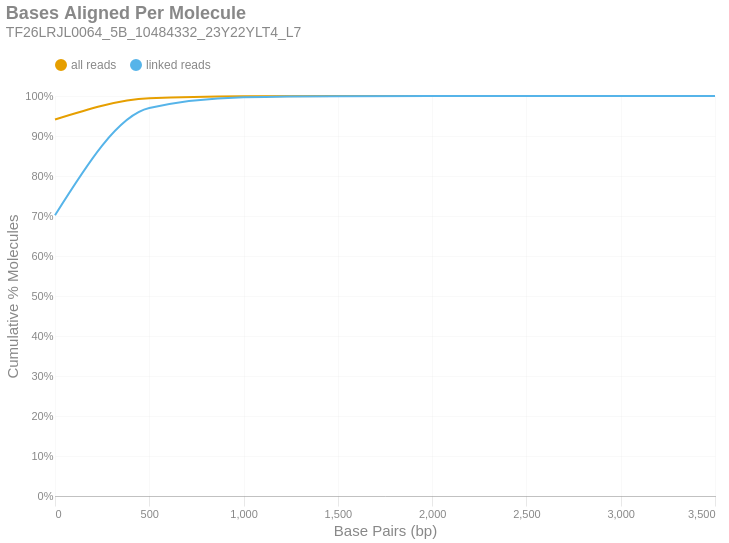

Here is the notebook cell this chart was saved with:
### Markdown cell above
### Bases Aligned Per Molecule
This is a cumulative frequency distribution showing the number of base pairs aligned per unique molecule. These data are shown in 500 bp bins. There are two distributions: one with `all reads` (yellow) and another with only `linked reads` (blue). The percent of molecules in the `linked reads` distribution is relative to the total number of linked molecules.

### Code cell
if SKIPLR:
    print_html(f"Skipped")
else:
    binned_df = consolidated_hist(valids['aligned_bp'], mask, 500, True)
    with SafeRender(binned_df):
        (
            density_plot(binned_df, 'Bases Aligned Per Molecule', samplename, 'basesper')
            .encode(
                x=alt.X('bin:Q', title="Base Pairs (bp)").axis(tickMinStep=500).scale(padding=0),
                y=alt.Y('value:Q', title='Cumulative % Molecules')
                    .axis(format='%')
                    .scale(domain = [0,1])
                    .stack(False),
                color=alt.Color("key:N").scale(domain = ["all reads", "linked reads"]),
                tooltip = [
                    alt.Tooltip("key:N", title = "Data Type"),
                    alt.Tooltip("range_label:N", title="Bases Aligned Per Molecule"),
                    alt.Tooltip("value:Q", format = ".2%", title="% Molecules (Cum.)")
                ]
            )
        ).display()

### Figure 1 — Vega-Lite specification as saved in the notebook (floating-point values rounded to 4 significant figures)
{"width": "container", "height": 400, "config": {"title": {"anchor": "start", "dy": -15, "fontSize": 18, "color": "#888888", "subtitleColor": "#888888", "subtitleFontSize": 14}, "arc": {"fill": "#0072B2"}, "axis": {"domainColor": "#888888", "domainWidth": 0.5, "gridWidth": 0.2, "grid": false, "titleFontWeight": 400, "titleFontSize": 15, "labelFontSize": 11, "labelColor": "#888888", "tickColor": "#888888", "tickWidth": 0.2, "titleColor": "#888888"}, "axisBand": {"grid": false}, "axisX": {"grid": true, "tickSize": 10, "domainCap": "round"}, "axisY": {"domain": false, "grid": true, "tickSize": 0, "domainCap": "round"}, "background": "transparent", "header": {"labelFontSize": 15, "labelColor": "#888888", "titleFontSize": 15, "titleFontWeight": 600, "titleColor": "#888888"}, "legend": {"labelFont": "sans-serif", "labelFontSize": 12, "labelColor": "#888888", "symbolSize": 100, "symbolType": "circle", "titleFontSize": 12, "titlePadding": 10, "titleColor": "#888888", "title": null, "orient": "top"}, "range": {"category": ["#E69F00", "#56B4E9", "#009E73", "#F0E442", "#0072B2", "#D55E00", "#CC79A7", "#000000"], "diverging": ["#cfe8f3", "#a2d4ec", "#73bfe2", "#46abdb", "#1696d2", "#12719e"]}, "area": {"fill": "#0072B2", "fillOpacity": 0.7, "line": true, "strokeOpacity": 0.7}, "line": {"color": "#0072B2", "stroke": "#0072B2", "strokeWidth": 2}, "trail": {"color": "#0072B2", "stroke": "#0072B2", "strokeWidth": 0, "size": 1}, "point": {"filled": true, "fillOpacity": 1.0, "size": 95}, "text": {"color": "#888888", "fontSize": 11, "align": "right", "fontWeight": 400, "size": 11}, "bar": {"fill": "#0072B2", "stroke": null}, "view": {"stroke": null, "continuousWidth": 660, "continuousHeight": 400}}, "data": {"name": "data-5431ec66322046bbcf7d630a3cbff648"}, "mark": {"type": "line", "interpolate": "monotone", "point": {"opacity": 0, "size": 275}}, "encoding": {"color": {"field": "key", "scale": {"domain": ["all reads", "linked reads"]}, "type": "nominal"}, "tooltip": [{"field": "key", "title": "Data Type", "type": "nominal"}, {"field": "range_label", "title": "Bases Aligned Per Molecule", "type": "nominal"}, {"field": "value", "format": ".2%", "title": "% Molecules (Cum.)", "type": "quantitative"}], "x": {"axis": {"tickMinStep": 500}, "field": "bin", "scale": {"padding": 0}, "title": "Base Pairs (bp)", "type": "quantitative"}, "y": {"axis": {"format": "%"}, "field": "value", "scale": {"domain": [0, 1]}, "stack": false, "title": "Cumulative % Molecules", "type": "quantitative"}}, "params": [{"name": "param_c36ac31b6afebe62", "select": {"type": "point", "fields": ["key"]}, "bind": "legend"}], "title": {"text": "Bases Aligned Per Molecule", "subtitle": "TF26LRJL0064_5B_10484332_23Y22YLT4_L7"}, "transform": [{"fold": ["all reads (cumsum)", "linked reads (cumsum)"]}, {"calculate": "replace(datum.key, ' (cumsum)', '')", "as": "key"}, {"filter": {"param": "param_c36ac31b6afebe62"}}], "usermeta": {"embedOptions": {"downloadFileName": "TF26LRJL0064_5B_10484332_23Y22YLT4_L7.basesper"}}, "$schema": "https://vega.github.io/schema/vega-lite/v6.4.1.json", "datasets": {"data-5431ec66322046bbcf7d630a3cbff648": [{"bin": "0.0", "interval": "0.0-500.0", "all reads": 0.9411, "linked reads": 0.7018, "all reads (cumsum)": 0.9411, "linked reads (cumsum)": 0.7018, "range_label": "0-499"}, {"bin": "500.0", "interval": "500.0-1000.0", "all reads": 0.05298, "linked reads": 0.2679, "all reads (cumsum)": 0.9941, "linked reads (cumsum)": 0.9698, "range_label": "500-999"}, {"bin": "1000.0", "interval": "1000.0-1500.0", "all reads": 0.005248, "linked reads": 0.02693, "all reads (cumsum)": 0.9994, "linked reads (cumsum)": 0.9967, "range_label": "1000-1499"}, {"bin": "1500.0", "interval": "1500.0-2000.0", "all reads": 0.0005746, "linked reads": 0.00295, "all reads (cumsum)": 0.9999, "linked reads (cumsum)": 0.9997, "range_label": "1500-1999"}, {"bin": "2000.0", "interval": "2000.0-2500.0", "all reads": 5.773e-05, "linked reads": 0.0002964, "all reads (cumsum)": 1.0, "linked reads (cumsum)": 1.0, "range_label": "2000-2499"}, {"bin": "2500.0", "interval": "2500.0-3000.0", "all reads": 6.598e-06, "linked reads": 3.387e-05, "all reads (cumsum)": 1.0, "linked reads (cumsum)": 1.0, "range_label": "2500-2999"}, {"bin": "3000.0", "interval": "3000.0-3500.0", "all reads": 2.199e-06, "linked reads": 1.129e-05, "all reads (cumsum)": 1.0, "linked reads (cumsum)": 1.0, "range_label": "3000-3499"}, {"bin": "3500.0", "interval": "3500.0-4000.0", "all reads": 5.498e-07, "linked reads": 2.823e-06, "all reads (cumsum)": 1.0, "linked reads (cumsum)": 1.0, "range_label": "3500-3999"}]}}
